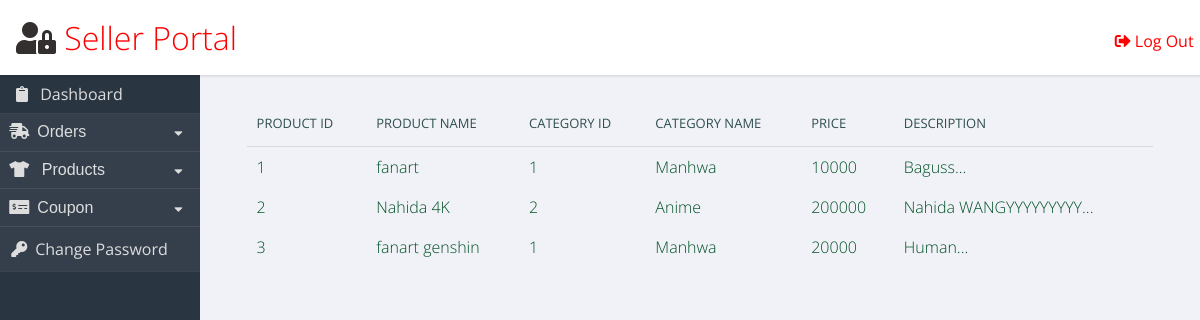
Screenshot of /seller.php with the database file from the repository.
### tables this page shows
CREATE TABLE `products` (
  `product_id` int NOT NULL,
  `product_name` varchar(100) NOT NULL,
  `category_id` int NOT NULL,
  `date_added` datetime NOT NULL,
  `description` varchar(2000) NOT NULL,
  `price` int NOT NULL,
  `icon_name` varchar(250) NOT NULL
);

CREATE TABLE `category` (
  `category_id` int NOT NULL,
  `category_name` varchar(50) NOT NULL
);

### seller.php (the view, shortened to what this page needs)
<!DOCTYPE>
<html>
<?php
$conn = OpenCon();
?>
<head>
  <link rel="stylesheet" href="https://use.fontawesome.com/releases/v5.8.2/css/all.css">
</head>
<header role="banner">
  <h1> <i style="color:#332F2F;" class="fas fa-user-lock"></i> Seller Portal</h1>
  <ul class="utilities">
    <br>
    <li class="logout"><a href="logout.php"><i class="fas fa-sign-out-alt" style=" margin-right: 4px"></i>Log Out</a></li>
  </ul>
</header>
<nav role='navigation'>
  <ul class="main">
    <li style="padding: 0.5em 1em;"><i class="fas fa-clipboard" style=" margin-right: 8px"></i> Dashboard</li>
    <button class="dropdown-order-btn" onclick="changeordercarret()">
      <font size="3"> <i class="fas fa-shipping-fast" style="margin-right: 8px;"></i>Orders</font><i class="fa fa-caret-down" id="ordercarret"></i>
    </button>
    <button class="dropdown-products-btn" onclick="changeproductcarret()">
      <font size="3"> <i class="fas fa-tshirt" style="margin-right: 8px;"></i> Products</font><i class="fa fa-caret-down" id="productscarret"></i>
    </button>
    <button class="dropdown-coupon-btn" onclick="changecouponcarret()">
      <font size="3"><i class="fas fa-money-check-alt" style="margin-right: 8px;"></i>Coupon</font><i class="fa fa-caret-down" id="couponcarret"></i>
    </button>
    <li class="change_password"><a href="#"><i class="fas fa-key" style=" margin-right: 8px"></i>Change Password</a></li>
  </ul>
</nav>
<main role="main">
  <section class="panel important">
    <body onload="hidefield()">
      <div id="vp" style="display:none">
        <center>
          <table>
            <tr>
              <th>Product ID</th>
              <th>Product Name</th>
              <th>Category ID</th>
              <th>Category Name</th>
              <th>Price</th>
              <th>Description</th>
            </tr>
            <?php
            $users = 'SELECT products.product_id,products.product_name,products.category_id,category.category_name,products.price,products.description FROM products,category WHERE category.category_id=products.category_id';
            $result = mysqli_query($conn, $users);
            if ($result->num_rows == 0) {
              echo "No products found. <br>.";
            } else {
              while ($row = $result->fetch_assoc()) {
                $prid = $row['product_id'];
                $prn = $row['product_name'];
                $prcid = $row['category_id'];
                $prcn = $row['category_name'];
                $prpr = $row['price'];
                $prdes = $row['description'];
                $prdesc = substr($prdes, 0, 20);
                $prdesc = $prdesc . '...';
                $pr_id = '<a href="product_edit.php?productid=' . $prid . '&"><font color=rgb(255,255,255)>' . $prid . '</font></a>';
                $pr_n = '<a href="product_edit.php?productid=' . $prid . '&"><font color=rgb(255,255,255)>' . $prn . '</a></font>';
                $pr_cid = '<a href="product_edit.php?productid=' . $prid . '&"><font color=rgb(255,255,255)>' . $prcid . '</a></font>';
                $pr_cn = '<a href="product_edit.php?productid=' . $prid . '&"><font color=rgb(255,255,255)>' . $prcn . '</a></font>';
                $pr_pr = '<a href="product_edit.php?productid=' . $prid . '&"><font color=rgb(255,255,255)>' . $prpr . '</a></font>';
                $pr_des = '<a href="product_edit.php?productid=' . $prid . '&"><font color=rgb(255,255,255)>' . $prdesc . '</a></font>';
                echo '<tr><td>' . $pr_id . '</td><td>' . $pr_n . '</td><td>' . $pr_cid . '</td><td>' . $pr_cn . '</td><td>' . $pr_pr . '</td><td>' . $pr_des . '</td> </tr>';
              }
            }
            ?>
          </table>
        </center>
      </div>
    </body>
  </section>
</main>
</html>

### seller.php (style rules this page uses)
html { box-sizing: border-box; }
body { background: #f1f2f7; font-family: "Open Sans", arial, sans-serif; color: darkslategray; }
header[role="banner"] { background: white; box-shadow: 1px 1px 3px rgba(0, 0, 0, 0.15); }
header[role="banner"] h1 { margin: 0; font-weight: 300; padding: 1rem; }
header[role="banner"] { padding-right: 0.6em; color: red; }
header[role="banner"] .utilities { width: 100%; background: slategray; color: #ddd; }
header[role="banner"] .utilities li { border-bottom: solid 1px rgba(255, 255, 255, 0.2); }
header[role="banner"] .utilities li a { padding: 0.7em; display: block; }
.dropdown-customer-btn, .dropdown-order-btn, .dropdown-products-btn, .dropdown-coupon-btn { border: none; text-align: left; margin: 0; width: 100%; background: #2a3542; color: #ddd; border-bottom: 1px solid rgba(255, 255, 255, 0.08); padding: 0.7em; }
.fa-caret-down { float: right; padding-right: 8px; margin-top: 4px; }
nav[role="navigation"] { background: #2a3542; color: #ddd; }
nav[role="navigation"] li { border-bottom: 1px solid rgba(255, 255, 255, 0.08); }
nav[role="navigation"] li a { color: #ddd; text-decoration: none; display: block; padding: 0.7em; }
nav[role="navigation"] li a, .dropdown-customer-btn, .dropdown-order-btn, .dropdown-products-btn, .dropdown-coupon-btn { cursor: pointer; color: #ddd; background-color: rgba(255, 255, 255, 0.05); }
a { text-decoration: none; color: inherit; }
ul, li { list-style-type: none; margin: 0; padding: 0; }
table { border-collapse: collapse; width: 96%; margin: 2%; }
th { text-align: left; font-weight: 400; font-size: 13px; text-transform: uppercase; border-bottom: 1px solid rgba(0, 0, 0, 0.1); padding: 0 10px; padding-bottom: 14px; }
td { line-height: 40px; font-weight: 300; padding: 0 10px; }
@media screen and (min-width: 600px) { html, body { height: 100%; } }
@media screen and (min-width: 600px) { header[role="banner"] { position: fixed; top: 0; left: 0; width: 100%; z-index: 99; height: 75px; } }
@media screen and (min-width: 600px) { header[role="banner"] .utilities { position: absolute; top: 0; right: 0; background: transparent; color: darkslategray; width: auto; } }
@media screen and (min-width: 600px) { header[role="banner"] .utilities li { display: inline-block; } }
@media screen and (min-width: 600px) { header[role="banner"] .utilities li a { padding: 0.5em 1em; } }
@media screen and (min-width: 600px) { nav[role="navigation"] { position: fixed; width: 200px; top: 75px; bottom: 0px; left: 0px; } }
@media screen and (min-width: 600px) { main[role="main"] { margin: 75px 0 40px 200px; } }
@media screen and (min-width: 600px) { main[role="main"]:after { content: ""; display: table; clear: both; } }
@media screen and (min-width: 600px) { .panel { margin: 2% 0 0 2%; float: left; width: 96%; } }

### rows the page displays
products: product_id "1", product_name "fanart", category "1", category.category_name "Manhwa", price "10000", prdesc "Baguss..."
products: product_id "2", product_name "Nahida 4K", category "2", category.category_name "Anime", price "200000", prdesc "Nahida WANGYYYYYYYYY..."
products: product_id "3", product_name "fanart genshin", category "1", category.category_name "Manhwa", price "20000", prdesc "Human..."
